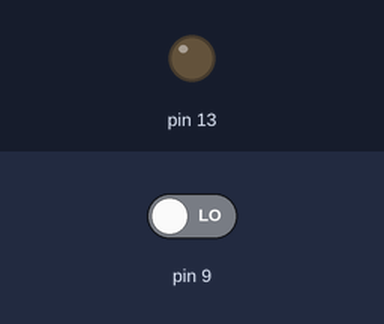
A sketch run on a simulated Arduino Uno, built with avr-gcc and run on an emulated ATmega328P. Shown: output pins drawn as LEDs (lit = HIGH). The inputs (shaded band) are chosen by the test bench; at power-on: pin 9 LOW.

Above: at 1.2 s.
1.3 s: pin 9 driven HIGH
At 2.5 s:
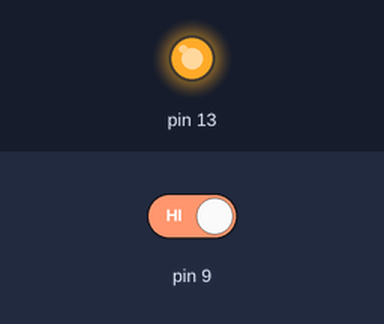
2.8 s: pin 9 driven LOW
At 3.6 s:
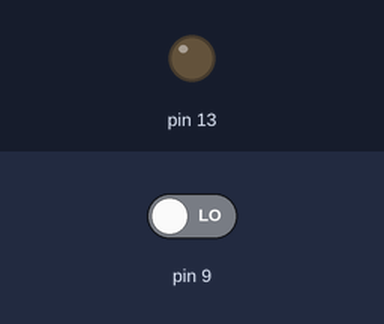
Timing chart, 0 to 5.8 s (numbered marks = the images above; inputs shaded):
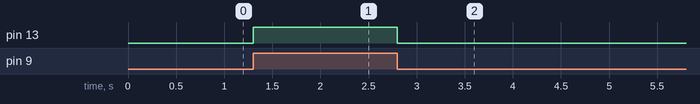

The sketch:

Arduino_basic_rasp_pi_interface.ino
```cpp
void setup() {
 pinMode(9,INPUT);
 pinMode(13,OUTPUT);
}

void loop() {
if(digitalRead(9)==HIGH)
{
  digitalWrite(13,HIGH);
 }

 else
 {
  digitalWrite(13,LOW);
 }
}
```

Measured:
- after the input at 1.3 s, pin 13: LOW → HIGH at once
- after the input at 2.8 s, pin 13: HIGH → LOW at once
